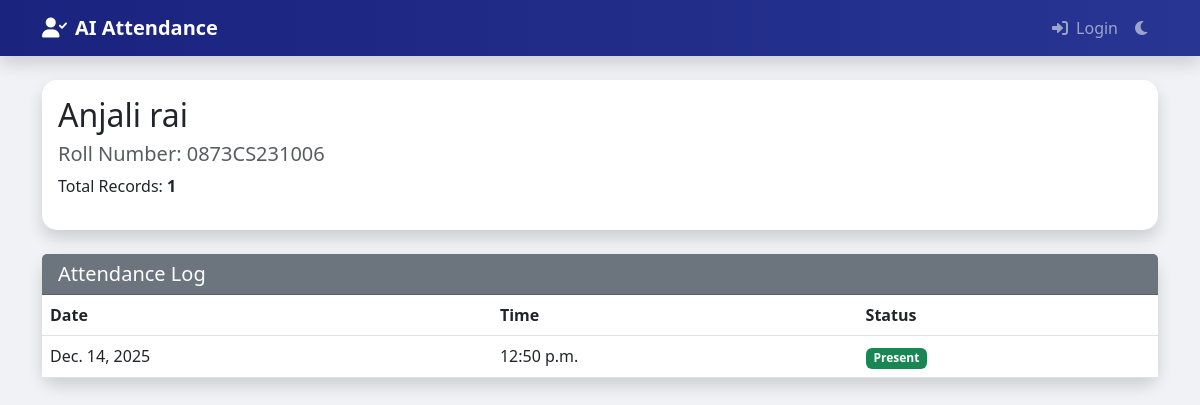
Page /core/student/23/ on the earlier database version.
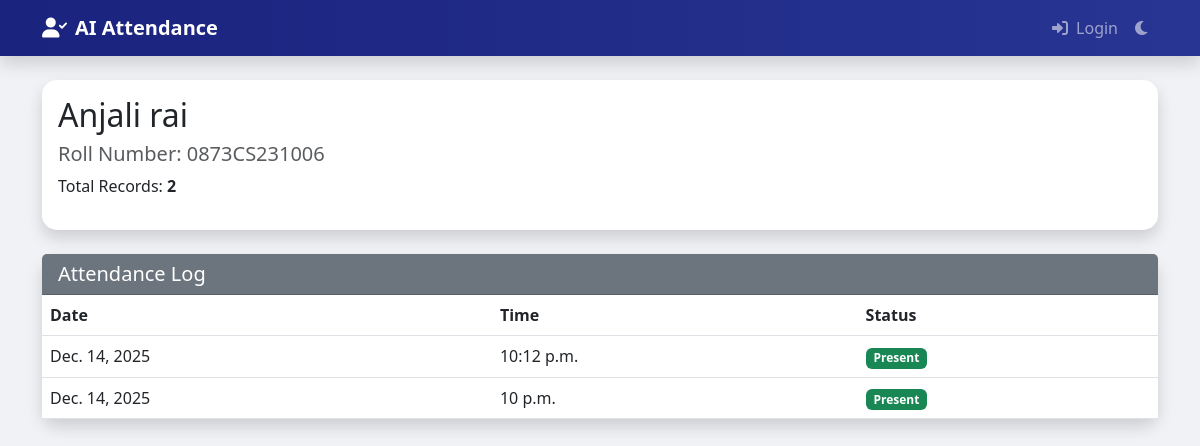
Same page on the later database version.
### core/models.py (models this page shows, shortened)
class AttendanceRecord(models.Model):
    student = models.ForeignKey(Student, on_delete=models.CASCADE)
    date = models.DateField(default=datetime.date.today)
    time = models.TimeField(default=datetime.datetime.now)
    status = models.CharField(max_length=20, default='Present')
    subject = models.CharField(max_length=100, null=True, blank=True)
    class Meta:
        ordering = ['-date', '-time']

### core/views.py (the view)
# urls.py: path('student/<int:student_id>/', views.student_attendance, name='student_attendance'),
def student_attendance(request, student_id):
    student = get_object_or_404(Student, id=student_id)
    records = AttendanceRecord.objects.filter(student=student).order_by('-date')
    return render(request, 'student_attendance.html', {'student': student, 'records': records})

### templates/student_attendance.html
{% extends 'base.html' %}
{% block content %}
<div class="card shadow mb-4">
    <div class="card-body">
        <h2 class="card-title">{{ student.name }}</h2>
        <h5 class="text-muted">Roll Number: {{ student.roll_number }}</h5>
        <p>Total Records: <strong>{{ records.count }}</strong></p>
    </div>
</div>
<div class="card shadow">
    <div class="card-header bg-secondary text-white">
        <h5 class="mb-0">Attendance Log</h5>
    </div>
    <div class="card-body p-0">
        <table class="table table-hover mb-0">
            <thead>
                <tr>
                    <th>Date</th>
                    <th>Time</th>
                    <th>Status</th>
                </tr>
            </thead>
            <tbody>
                {% for record in records %}
                <tr>
                    <td>{{ record.date }}</td>
                    <td>{{ record.time }}</td>
                    <td><span class="badge bg-success">{{ record.status }}</span></td>
                </tr>
                {% empty %}
                <tr>
                    <td colspan="3" class="text-center">No records found.</td>
                </tr>
                {% endfor %}
            </tbody>
        </table>
    </div>
</div>
{% endblock %}

Differences in the rows shown:
removed AttendanceRecord: date "Dec. 14, 2025", time "12:50 p.m.", status "Present"
added AttendanceRecord: date "Dec. 14, 2025", time "10:12 p.m.", status "Present"
added AttendanceRecord: date "Dec. 14, 2025", time "10 p.m.", status "Present"
Other differences:
{{ records.count }}: "1" → "2"
